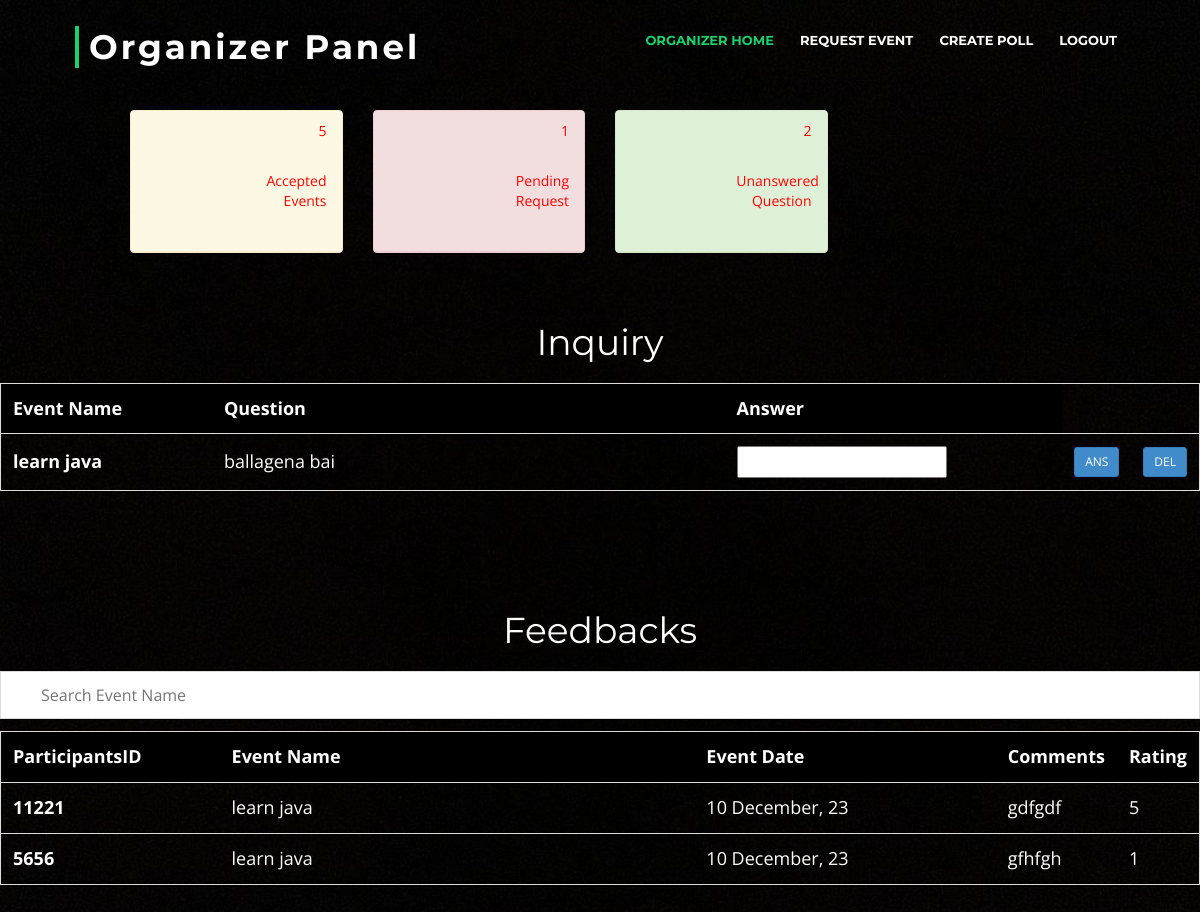
Before: /welcomeorganizer.php?oid=1 with the older database file.
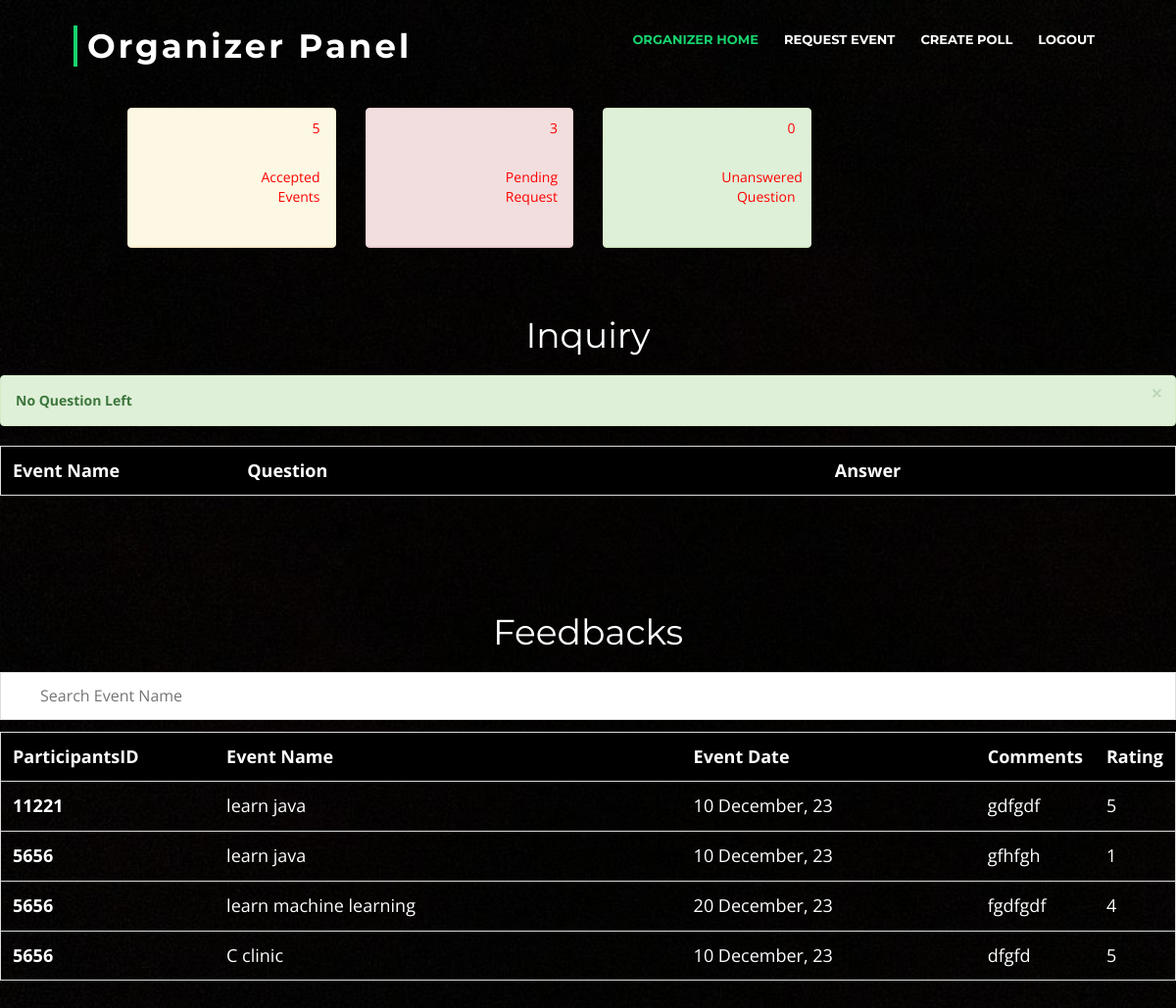
After: the same page with the newer database file.
### tables this page shows
CREATE TABLE `qa` (
  `EventID` int(11) NOT NULL,
  `qus` varchar(100) NOT NULL,
  `ans` varchar(100) DEFAULT NULL,
  `StudentID` int(11) NOT NULL,
  `StudentEmail` varchar(100) DEFAULT NULL
);

CREATE TABLE `events` (
  `EventID` int(11) NOT NULL,
  `EventName` varchar(100) NOT NULL,
  `EventDescription` varchar(500) NOT NULL,
  `EventGuest` varchar(500) NOT NULL,
  `EventBudget` varchar(50) NOT NULL,
  `EventFileBanner` varchar(100) DEFAULT NULL,
  `EventFileBadge` varchar(100) DEFAULT NULL,
  `ShortDescription` varchar(100) DEFAULT NULL,
  `OrganizerID` int(11) DEFAULT NULL
);

### welcomeorganizer.php (the view, shortened to what the changed rows need)
<?php
    $servername = 'localhost';
    $username = 'root';
    $password = '';
    $database = 'eventadministration';
    $conn = mysqli_connect($servername,$username,$password,$database);
 ?>
<!doctype html>
<html>
<head>
  <link href="https://netdna.bootstrapcdn.com/bootstrap/3.1.0/css/bootstrap.min.css" rel="stylesheet">
  <link href='lib/bootstrap/css/bootstrap.min.css' rel='stylesheet'>
  <link href='lib/font-awesome/css/font-awesome.min.css' rel='stylesheet'>
  <link href='lib/animate/animate.min.css' rel='stylesheet'>
  <link href='lib/ionicons/css/ionicons.min.css' rel='stylesheet'>
  <link href='lib/owlcarousel/assets/owl.carousel.min.css' rel='stylesheet'>
  <link href='lib/lightbox/css/lightbox.min.css' rel='stylesheet'>
  <link rel='stylesheet' href='assets/bootstrap-v3/css/bootstrap.css'>
  <link rel='stylesheet' href='assets/bootstrap-v3/css/bootstrap.css'>
  <link href='css/style.css' rel='stylesheet'>
</head>
<body background='img/black.jpg' style='background-size: cover; background-repeat: no-repeat;'>
	<header id='header'>
    <div class='container-fluid'>
      <div id='logo' class='pull-left'>
        <h1><a href='#intro' class='scrollto'>Organizer Panel</a></h1>
      </div>
<?php
  $oid = $_GET["oid"];
      ?>
    </div>
	</header>
  <br><br> <br> <br> <br>
  <div class="center">
  <div class="row">
<div class="col-lg-3">
<div class="panel panel-danger">
<div class="panel-heading">
<div class="row">
<div class="col-xs-6 text-right"><?php
 $query = "SELECT COUNT(*) as pending
 FROM request_ JOIN events on request_.EventID=events.EventID
               JOIN organizer on organizer.OrganizerID=events.OrganizerID
 WHERE accept is NULL and organizer.OrganizerID= $oid";
 $result = $conn->query($query);
 if ($result->num_rows > 0) {
     $row = mysqli_fetch_assoc($result);
     $pending=$row['pending'];
  }
?>
<p class="announcement-heading"><?php echo $pending; ?></p>
<p class="announcement-text">Pending Request</p>
</div>
</div>
</div>
</div>
</div>
<div class="col-lg-3">
<div class="panel panel-success">
<div class="panel-heading">
<div class="row">
<div class="col-xs-6 text-right">
<?php
 $query = "SELECT COUNT(*) as remain
 FROM qa JOIN events on qa.EventID=events.EventID
               JOIN organizer on organizer.OrganizerID=events.OrganizerID
 WHERE ans is null and organizer.OrganizerID= $oid";
 $result = $conn->query($query);
 if ($result->num_rows > 0) {
     $row = mysqli_fetch_assoc($result);
     $remain=$row['remain'];
  }
?>
<p class="announcement-heading"><?php echo $remain; ?></p>
<p class="announcement-text">Unanswered Question</p>
</div>
</div>
</div>
</div>
</div>
</div>
</div>
<br> <br>
  <h1 style="text-align: center;">Inquiry</h1>
<table id="myTable">
  <tr class="header">
  <th style="width:20%;">Event Name</th>
    <th style="width:50%;">Question</th>
    <th style="width:60%;">Answer</th>
  </tr>
  <?php
  $que = "SELECT events.EventID as eid,EventName,qus,ans
  FROM qa JOIN events on qa.EventID=events.EventID
  JOIN organizer on events.OrganizerID=organizer.OrganizerID
  where organizer.OrganizerID=$oid and ans is null";
  $res = mysqli_query($conn,$que);
  if(mysqli_num_rows($res) > 0)
 {
  while($row = mysqli_fetch_assoc($res))
  {
    $ans=$row["ans"];
    echo "<tr>
    <th scope='row'>". $row['EventName'] . "</th>
    <td>". $row['qus'] . "</td>
    <td> <form method='POST'>  <input class='txt' type='text' id='ans' name='ans' oplaceholder='give your ans' required></td>
    <td> <button class='btn btn-sm btn-primary' id=".$row['qus']." name='submit' >ANS</button></td>
    <td> <button class='btn btn-sm btn-primary' id=".$row['qus']." name='delete' >DEL</button></td> </form>
  </tr>";
  if($ans==null)
  {
    break;
  }
  }
}
else{
    echo "<div class='alert alert-success alert-dismissible fade show' role='alert'>
    <strong>No Question Left</strong>
    <button type='button' class='close' data-dismiss='alert' aria-label='Close'>
      <span aria-hidden='true'>&times;</span>
    </button>
  </div>";
}
      ?>
</table>
<br> <br> <br> <br> <br> <br>
<h1 style="text-align: center;">Feedbacks</h1>
<table id="myTable2">
  <tr class="header">
  <th style="width:20%;">ParticipantsID</th>
    <th style="width:50%;">Event Name</th>
    <th style="width:60%;">Event Date</th>
    <th style="width:60%;">Comments</th>
    <th style="width:60%;">Rating</th>
  </tr>
<?php
  $que = "SELECT Pid,EventName,Rating,Comments,EventDate
  FROM
  (SELECT feedback_.EventID as eid,EventName,Rating,Comments,Pid
    FROM feedback_  JOIN events on feedback_.EventID=events.EventID
                    JOIN organizer on organizer.OrganizerID=events.OrganizerID
    Where organizer.OrganizerID=$oid) as tab1
   JOIN
   (SELECT events.EventID as eid,EventDate
  from events JOIN request_ on request_.EventID=events.EventID
              JOIN slot on slot.SlotID=request_.SlotID
   WHERE OrganizerID=$oid) as tab2
   on tab1.eid=tab2.eid";
  $res = mysqli_query($conn,$que);
  if(mysqli_num_rows($res) > 0)
 {
  while($row = mysqli_fetch_assoc($res))
  {
    echo "<tr>
    <th scope='row'>". $row['Pid'] . "</th>
    <td>". $row['EventName'] . "</td>
    <td>". date('j F, y',strtotime($row['EventDate'])) . "</td>
    <td>". $row['Comments'] . "</td>
    <td>". $row['Rating'] . "</td>
     </tr>";
  }
}
?>
</table>
<br> <br>
</body>
</html>

Changed rows visible on the page:
removed qa: EventID.EventName "learn java", qus "ballagena bai"
Other visible differences:
$pending: "1" → "3"
$remain: "2" → "0"
text now shown: "No Question Left ×"
new list line: "5656 learn machine learning 20 December, 23 fgdfgdf 4"
new list line: "5656 C clinic 10 December, 23 dfgfd 5"
